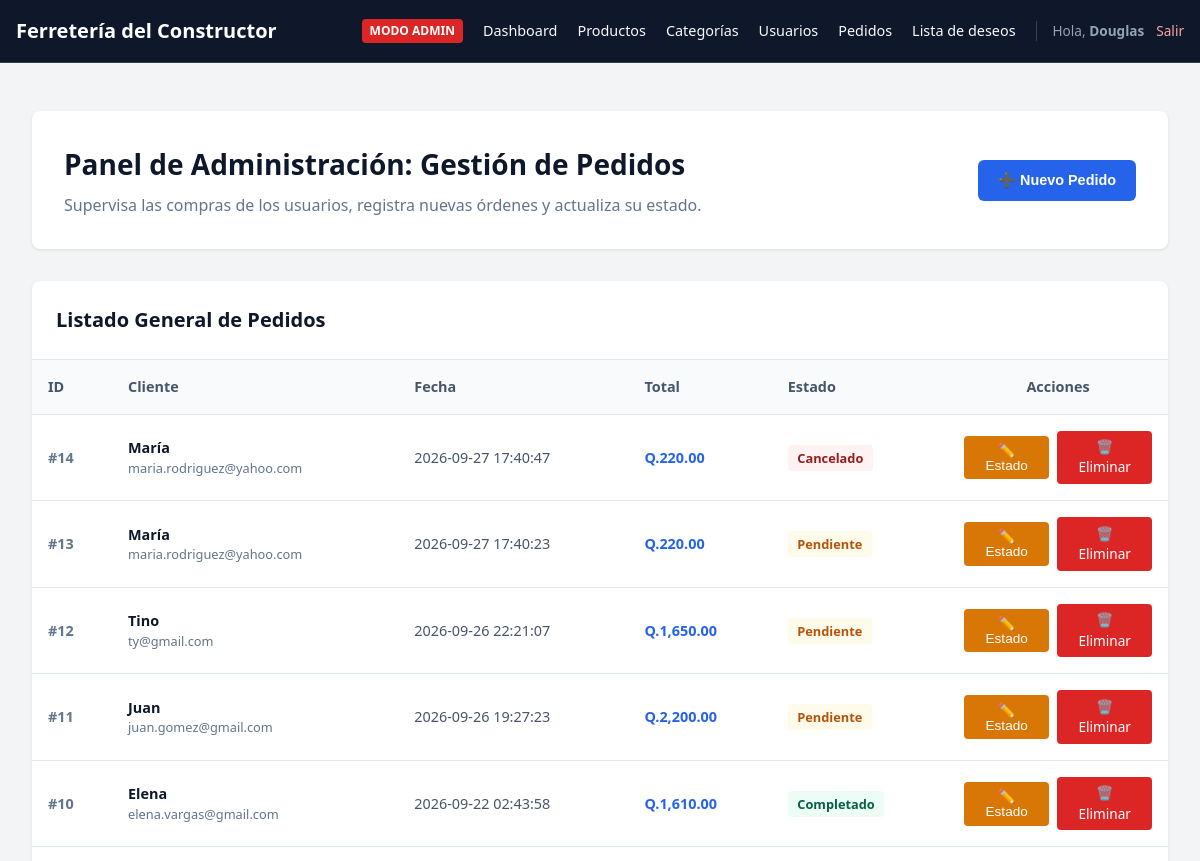
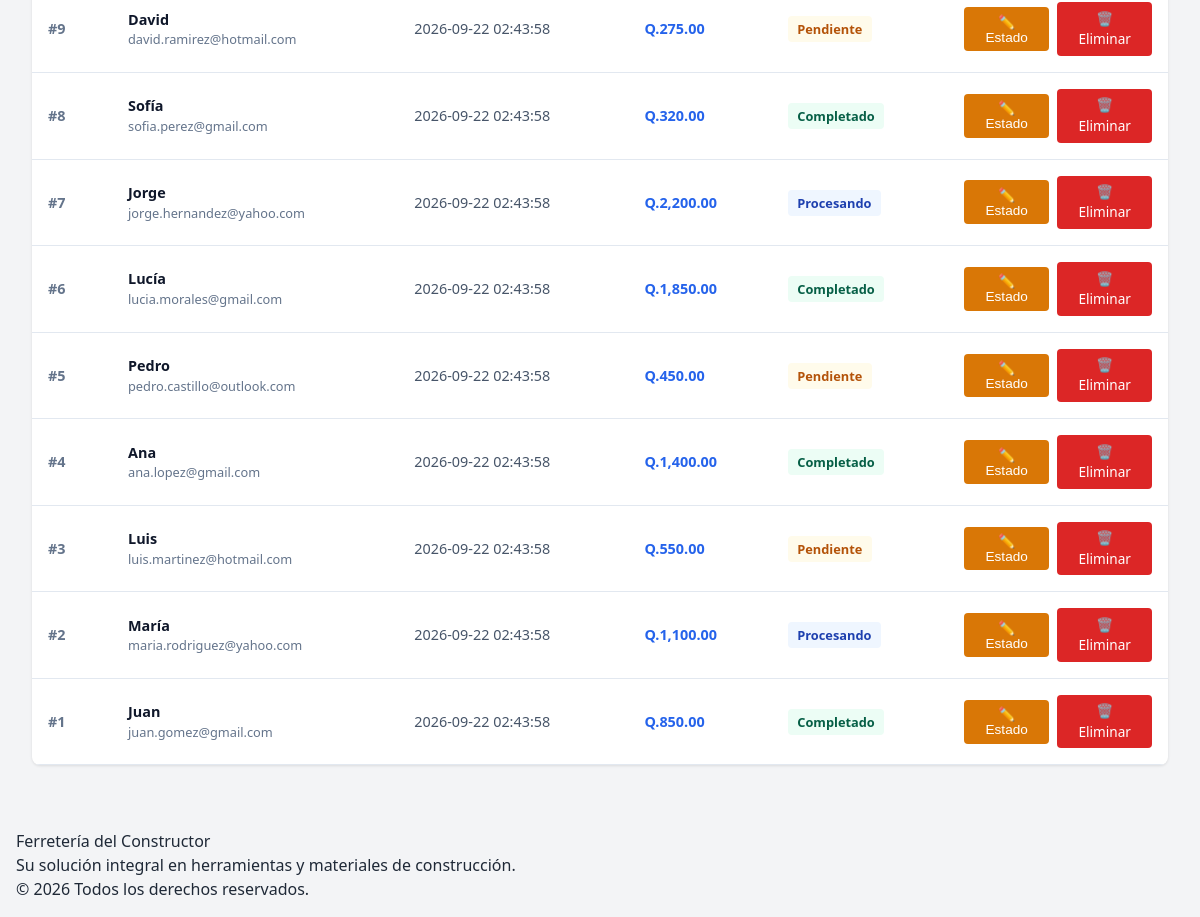
Screenshot of /views/admin/pedidos.php (signed in) with the database file from the repository (2 pictures, top to bottom).
### tables this page shows
CREATE TABLE `pedidos` (
  `id_pedido` int(11) NOT NULL,
  `id_usuario` int(11) NOT NULL,
  `fecha` timestamp NOT NULL DEFAULT current_timestamp(),
  `total` decimal(10,2) NOT NULL,
  `estado` enum('Pendiente','Procesando','Completado','Cancelado') DEFAULT 'Pendiente'
);

CREATE TABLE `usuarios` (
  `id_usuario` int(11) NOT NULL,
  `nombre` varchar(100) NOT NULL,
  `apellido` varchar(100) NOT NULL,
  `correo` varchar(150) NOT NULL,
  `password` varchar(255) NOT NULL,
  `telefono` varchar(20) NOT NULL,
  `direccion` text NOT NULL,
  `tipo_usuario` enum('cliente','admin') DEFAULT 'cliente'
);

### models/Pedido.php (called while the page is built, shortened)
<?php
require_once __DIR__ . '/../config/Database.php';
class Pedido {
    private $db;
    private $table = "pedidos";
    public function __construct() {
        $database = new Database();
        $this->db = method_exists($database, 'conectar') ? $database->conectar() : $database->getConnection();
    }
    public function obtenerTodos() {
        try {
            $query = "SELECT p.*, u.nombre as cliente, u.correo
                      FROM " . $this->table . " p
                      LEFT JOIN usuarios u ON p.id_usuario = u.id_usuario
                      ORDER BY p.fecha DESC";
            $stmt = $this->db->prepare($query);
            $stmt->execute();
            return $stmt->fetchAll(PDO::FETCH_ASSOC);
        } catch (PDOException $e) {
            return [];
        }
    }
}
?>

### config/Database.php (called while the page is built, shortened)
<?php
class Database {
    private $host = "localhost";
    private $db_name = "ferreteria_constructor";
    private $username = "root";
    private $password = "";
    public function getConnection() {
        $this->conn = null;
        try {
            $this->conn = new PDO(
                "mysql:host=" . $this->host . ";dbname=" . $this->db_name . ";charset=utf8mb4",
                $this->username,
                $this->password
            );
            $this->conn->setAttribute(PDO::ATTR_ERRMODE, PDO::ERRMODE_EXCEPTION);
            $this->conn->setAttribute(PDO::ATTR_DEFAULT_FETCH_MODE, PDO::FETCH_ASSOC);
        } catch(PDOException $exception) {
            echo "Error de conexión: " . $exception->getMessage();
        }
        return $this->conn;
    }
}
?>

### controllers/PedidosController.php (called while the page is built, shortened)
<?php
require_once __DIR__ . '/../config/Database.php';
require_once __DIR__ . '/../models/Pedido.php';
class PedidosController {
    private $modeloPedido;
    public function __construct() {
        $this->modeloPedido = new Pedido();
    }
    public function listarPedidos() {
        return $this->modeloPedido->obtenerTodos();
    }
}
?>

### views/admin/pedidos.php (the view, shortened to what this page needs)
<?php
require_once __DIR__ . '/../../config/Database.php';
require_once __DIR__ . '/../../controllers/PedidosController.php';
try {
    $pedidosController = new PedidosController();
} catch (Exception $e) {$pedidosController = null;
    $error = "Error al inicializar el controlador de pedidos: " . $e->getMessage();
}
$pedidos = $pedidosController ? $pedidosController->listarPedidos() : [];
include_once __DIR__ . '/../layouts/header.php';
?>
<div class="admin-dashboard" style="max-width: 1200px; margin: 0 auto; padding: 1rem;">
    <div style="background: white; padding: 2rem; border-radius: 8px; box-shadow: 0 1px 3px rgba(0,0,0,0.1); margin-bottom: 2rem; display: flex; justify-content: space-between; align-items: center; flex-wrap: wrap; gap: 1rem;">
        <div>
            <h1 style="color: #0f172a; margin: 0 0 0.5rem 0; font-size: 1.75rem;">Panel de Administración: Gestión de Pedidos</h1>
            <p style="color: #64748b; margin: 0;">Supervisa las compras de los usuarios, registra nuevas órdenes y actualiza su estado.</p>
        </div>
        <button type="button" onclick="abrirModalCrearPedido()" style="padding: 0.75rem 1.25rem; background: #2563eb; color: white; border: none; border-radius: 6px; cursor: pointer; font-weight: 600; font-size: 0.9rem;">
            ➕ Nuevo Pedido
        </button>
    </div>
    <div style="background: white; border-radius: 8px; box-shadow: 0 1px 3px rgba(0,0,0,0.1); overflow: hidden;">
        <div style="padding: 1.5rem; border-bottom: 1px solid #e2e8f0;">
            <h2 style="margin: 0; font-size: 1.25rem; color: #0f172a;">Listado General de Pedidos</h2>
        </div>
        <?php if (!empty($pedidos)): ?>
            <div style="overflow-x: auto;">
                <table style="width: 100%; border-collapse: collapse; text-align: left; font-size: 0.9rem;">
                    <thead>
                        <tr style="background: #f8fafc; color: #475569; border-bottom: 1px solid #e2e8f0;">
                            <th style="padding: 1rem; width: 80px;">ID</th>
                            <th style="padding: 1rem;">Cliente</th>
                            <th style="padding: 1rem;">Fecha</th>
                            <th style="padding: 1rem;">Total</th>
                            <th style="padding: 1rem;">Estado</th>
                            <th style="padding: 1rem; text-align: center; width: 220px;">Acciones</th>
                        </tr>
                    </thead>
                    <tbody>
                        <?php foreach ($pedidos as$ped): ?>
                            <?php
                                $badgeBg = '#f1f5f9';
                                $badgeColor = '#475569';
                                $estadoPedido =$ped['estado'] ?? 'Pendiente';
                                switch ($estadoPedido) {
                                    case 'Completado':
                                        $badgeBg = '#ecfdf5'; $badgeColor = '#065f46'; break;
                                    case 'Procesando':
                                        $badgeBg = '#eff6ff'; $badgeColor = '#1e40af'; break;
                                    case 'Pendiente':
                                        $badgeBg = '#fffbeb'; $badgeColor = '#b45309'; break;
                                    case 'Cancelado':
                                        $badgeBg = '#fef2f2'; $badgeColor = '#991b1b'; break;
                                }
                            ?>
                            <tr style="border-bottom: 1px solid #e2e8f0;">
                                <td style="padding: 1rem; color: #64748b; font-weight: 600;">#<?= htmlspecialchars($ped['id_pedido'] ?? ''); ?></td>
                                <td style="padding: 1rem;">
                                    <div style="font-weight: 600; color: #0f172a;"><?= htmlspecialchars($ped['cliente'] ?? 'Usuario Desconocido'); ?></div>
                                    <div style="font-size: 0.8rem; color: #64748b;"><?= htmlspecialchars($ped['correo'] ?? ''); ?></div>
                                </td>
                                <td style="padding: 1rem; color: #475569;"><?= htmlspecialchars($ped['fecha'] ?? ''); ?></td>
                                <td style="padding: 1rem; color: #2563eb; font-weight: bold;">Q.<?= number_format($ped['total'] ?? 0, 2); ?></td>
                                <td style="padding: 1rem;">
                                    <span style="padding: 0.25rem 0.6rem; border-radius: 4px; font-size: 0.8rem; font-weight: 600; background: <?= $badgeBg; ?>; color: <?=$badgeColor; ?>;">
                                        <?= htmlspecialchars($estadoPedido); ?>
                                    </span>
                                </td>
                                <td style="padding: 1rem; text-align: center; display: flex; justify-content: center; gap: 0.5rem; align-items: center;">
                                    <button type="button"
                                            onclick='abrirModalEstado(<?= json_encode($ped); ?>)'
                                            style="padding: 0.4rem 0.8rem; background: #d97706; color: white; border: none; border-radius: 4px; cursor: pointer; font-size: 0.85rem;" title="Cambiar Estado">
                                        ✏️ Estado
                                    </button>
                                    <a href="<?= BASE_URL; ?>views/admin/pedidos.php?accion=eliminar&id=<?= $ped['id_pedido']; ?>"
                                       onclick="return confirm('¿Estás seguro de eliminar este pedido del sistema?');"
                                       style="padding: 0.4rem 0.8rem; background: #dc2626; color: white; border-radius: 4px; text-decoration: none; font-size: 0.85rem;" title="Eliminar">
                                        🗑️ Eliminar
                                    </a>
                                </td>
                            </tr>
                        <?php endforeach; ?>
                    </tbody>
                </table>
            </div>
        <?php else: ?>
            <div style="padding: 3rem; text-align: center; color: #64748b;">
                No hay pedidos registrados en el sistema actualmente.
            </div>
        <?php endif; ?>
    </div>
</div>
<?php
include_once __DIR__ . '/../layouts/footer.php';
?>

### assets/css/styles.css (style rules this page uses)
:root { --primary: #d97706; --primary-dark: #b45309; --dark: #1f2937; --light: #f3f4f6; --white: #ffffff; --gray: #9ca3af; --danger: #ef4444; --success: #10b981; --font-sans: system-ui, -apple-system, BlinkMacSystemFont, "Segoe UI", Roboto, sans-serif; }
* { box-sizing: border-box; margin: 0; padding: 0; }
body { font-family: var(--font-sans); background-color: var(--light); color: var(--dark); line-height: 1.5; }

### rows the page displays
pedidos: id_pedido "14", id_usuario.nombre "María", id_usuario.correo "maria.rodriguez@yahoo.com", fecha "2026-09-27 17:40:47", total "220.00", estado "Cancelado"
pedidos: id_pedido "13", id_usuario.nombre "María", id_usuario.correo "maria.rodriguez@yahoo.com", fecha "2026-09-27 17:40:23", total "220.00", estado "Pendiente"
pedidos: id_pedido "12", id_usuario.nombre "Tino", id_usuario.correo "ty@gmail.com", fecha "2026-09-26 22:21:07", total "1,650.00", estado "Pendiente"
pedidos: id_pedido "11", id_usuario.nombre "Juan", id_usuario.correo "juan.gomez@gmail.com", fecha "2026-09-26 19:27:23", total "2,200.00", estado "Pendiente"
pedidos: id_pedido "10", id_usuario.nombre "Elena", id_usuario.correo "elena.vargas@gmail.com", fecha "2026-09-22 02:43:58", total "1,610.00", estado "Completado"
pedidos: id_pedido "9", id_usuario.nombre "David", id_usuario.correo "david.ramirez@hotmail.com", fecha "2026-09-22 02:43:58", total "275.00", estado "Pendiente"
pedidos: id_pedido "8", id_usuario.nombre "Sofía", id_usuario.correo "sofia.perez@gmail.com", fecha "2026-09-22 02:43:58", total "320.00", estado "Completado"
pedidos: id_pedido "7", id_usuario.nombre "Jorge", id_usuario.correo "jorge.hernandez@yahoo.com", fecha "2026-09-22 02:43:58", total "2,200.00", estado "Procesando"
pedidos: id_pedido "6", id_usuario.nombre "Lucía", id_usuario.correo "lucia.morales@gmail.com", fecha "2026-09-22 02:43:58", total "1,850.00", estado "Completado"
pedidos: id_pedido "5", id_usuario.nombre "Pedro", id_usuario.correo "pedro.castillo@outlook.com", fecha "2026-09-22 02:43:58", total "450.00", estado "Pendiente"
pedidos: id_pedido "4", id_usuario.nombre "Ana", id_usuario.correo "ana.lopez@gmail.com", fecha "2026-09-22 02:43:58", total "1,400.00", estado "Completado"
pedidos: id_pedido "3", id_usuario.nombre "Luis", id_usuario.correo "luis.martinez@hotmail.com", fecha "2026-09-22 02:43:58", total "550.00", estado "Pendiente"
pedidos: id_pedido "2", id_usuario.nombre "María", id_usuario.correo "maria.rodriguez@yahoo.com", fecha "2026-09-22 02:43:58", total "1,100.00", estado "Procesando"
pedidos: id_pedido "1", id_usuario.nombre "Juan", id_usuario.correo "juan.gomez@gmail.com", fecha "2026-09-22 02:43:58", total "850.00", estado "Completado"

### other values shown
$_SESSION['usuario'] "Douglas"
